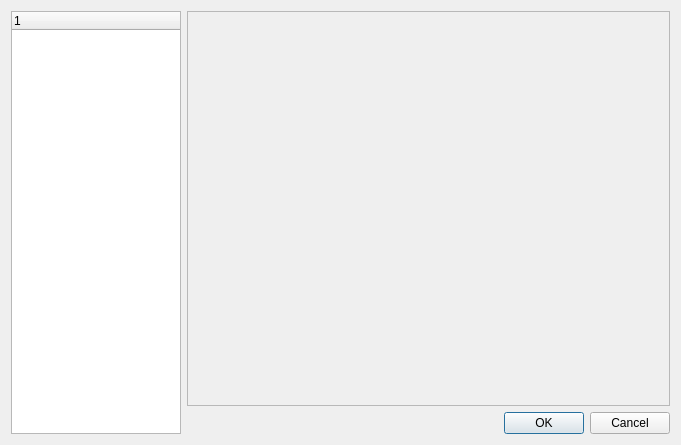
<?xml version="1.0" encoding="UTF-8"?>
<ui version="4.0">
 <class>DlgPreferencesDlg</class>
 <widget class="QDialog" name="DlgPreferencesDlg">
  <property name="geometry">
   <rect>
    <x>0</x>
    <y>0</y>
    <width>681</width>
    <height>445</height>
   </rect>
  </property>
  <property name="windowTitle">
   <string>Dialog</string>
  </property>
  <layout class="QHBoxLayout" name="horizontalLayout">
   <item>
    <widget class="QTreeWidget" name="contentsTreeWidget">
     <property name="sizePolicy">
      <sizepolicy hsizetype="Fixed" vsizetype="Expanding">
       <horstretch>0</horstretch>
       <verstretch>0</verstretch>
      </sizepolicy>
     </property>
     <property name="minimumSize">
      <size>
       <width>0</width>
       <height>0</height>
      </size>
     </property>
     <property name="maximumSize">
      <size>
       <width>170</width>
       <height>16777215</height>
      </size>
     </property>
     <property name="showDropIndicator" stdset="0">
      <bool>false</bool>
     </property>
     <property name="selectionMode">
      <enum>QAbstractItemView::SingleSelection</enum>
     </property>
     <property name="rootIsDecorated">
      <bool>true</bool>
     </property>
     <column>
      <property name="text">
       <string>1</string>
      </property>
     </column>
    </widget>
   </item>
   <item>
    <layout class="QVBoxLayout">
     <item>
      <widget class="QStackedWidget" name="pagesWidget">
       <widget class="QWidget" name="page">
        <layout class="QHBoxLayout" name="horizontalLayout_2">
         <property name="margin">
          <number>0</number>
         </property>
         <item>
          <widget class="QScrollArea" name="scrollArea">
           <property name="sizePolicy">
            <sizepolicy hsizetype="Expanding" vsizetype="Expanding">
             <horstretch>0</horstretch>
             <verstretch>0</verstretch>
            </sizepolicy>
           </property>
           <property name="widgetResizable">
            <bool>true</bool>
           </property>
           <widget class="QWidget" name="scrollAreaWidgetContents">
            <property name="geometry">
             <rect>
              <x>0</x>
              <y>0</y>
              <width>483</width>
              <height>390</height>
             </rect>
            </property>
            <property name="sizePolicy">
             <sizepolicy hsizetype="MinimumExpanding" vsizetype="MinimumExpanding">
              <horstretch>0</horstretch>
              <verstretch>0</verstretch>
             </sizepolicy>
            </property>
           </widget>
          </widget>
         </item>
        </layout>
       </widget>
      </widget>
     </item>
     <item>
      <widget class="QDialogButtonBox" name="buttonBox">
       <property name="orientation">
        <enum>Qt::Horizontal</enum>
       </property>
       <property name="standardButtons">
        <set>QDialogButtonBox::Cancel|QDialogButtonBox::Ok</set>
       </property>
      </widget>
     </item>
    </layout>
   </item>
  </layout>
 </widget>
 <resources/>
 <connections>
  <connection>
   <sender>buttonBox</sender>
   <signal>accepted()</signal>
   <receiver>DlgPreferencesDlg</receiver>
   <slot>accept()</slot>
   <hints>
    <hint type="sourcelabel">
     <x>330</x>
     <y>470</y>
    </hint>
    <hint type="destinationlabel">
     <x>157</x>
     <y>274</y>
    </hint>
   </hints>
  </connection>
  <connection>
   <sender>buttonBox</sender>
   <signal>rejected()</signal>
   <receiver>DlgPreferencesDlg</receiver>
   <slot>reject()</slot>
   <hints>
    <hint type="sourcelabel">
     <x>330</x>
     <y>470</y>
    </hint>
    <hint type="destinationlabel">
     <x>286</x>
     <y>274</y>
    </hint>
   </hints>
  </connection>
 </connections>
</ui>
